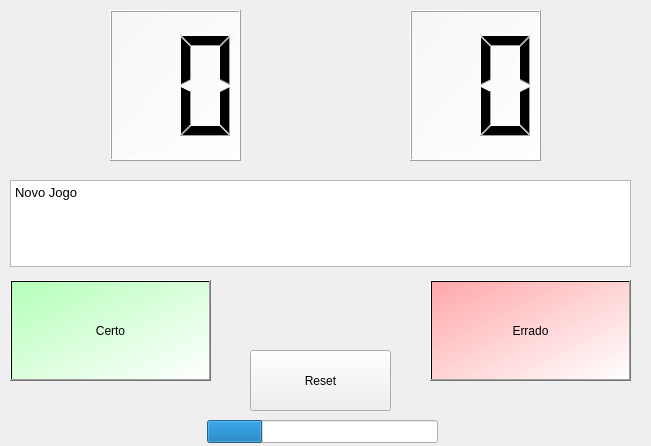
<?xml version="1.0" encoding="UTF-8"?>
<ui version="4.0">
 <class>MainWindow</class>
 <widget class="QMainWindow" name="MainWindow">
  <property name="geometry">
   <rect>
    <x>0</x>
    <y>0</y>
    <width>651</width>
    <height>446</height>
   </rect>
  </property>
  <property name="windowTitle">
   <string>MainWindow</string>
  </property>
  <property name="styleSheet">
   <string notr="true"/>
  </property>
  <widget class="QWidget" name="centralwidget">
   <widget class="QPushButton" name="pushButton">
    <property name="geometry">
     <rect>
      <x>10</x>
      <y>280</y>
      <width>201</width>
      <height>101</height>
     </rect>
    </property>
    <property name="styleSheet">
     <string notr="true">background-color: qlineargradient(spread:pad, x1:0, y1:0, x2:1, y2:1, stop:0 rgba(181, 255, 185, 255), stop:1 rgba(255, 255, 255, 255));</string>
    </property>
    <property name="text">
     <string>Certo</string>
    </property>
   </widget>
   <widget class="QPushButton" name="pushButton_3">
    <property name="geometry">
     <rect>
      <x>250</x>
      <y>350</y>
      <width>141</width>
      <height>61</height>
     </rect>
    </property>
    <property name="text">
     <string>Reset</string>
    </property>
   </widget>
   <widget class="QLCDNumber" name="lcdNumber">
    <property name="geometry">
     <rect>
      <x>110</x>
      <y>10</y>
      <width>131</width>
      <height>151</height>
     </rect>
    </property>
    <property name="font">
     <font>
      <pointsize>8</pointsize>
     </font>
    </property>
    <property name="styleSheet">
     <string notr="true">background-color: qlineargradient(spread:pad, x1:0, y1:0, x2:1, y2:1, stop:0 rgba(255, 255, 255, 124), stop:1 rgba(255, 255, 255, 255));</string>
    </property>
    <property name="digitCount">
     <number>2</number>
    </property>
   </widget>
   <widget class="QTextEdit" name="textEdit">
    <property name="geometry">
     <rect>
      <x>10</x>
      <y>180</y>
      <width>621</width>
      <height>87</height>
     </rect>
    </property>
    <property name="html">
     <string>&lt;!DOCTYPE HTML PUBLIC &quot;-//W3C//DTD HTML 4.0//EN&quot; &quot;http://www.w3.org/TR/REC-html40/strict.dtd&quot;&gt;
&lt;html&gt;&lt;head&gt;&lt;meta name=&quot;qrichtext&quot; content=&quot;1&quot; /&gt;&lt;style type=&quot;text/css&quot;&gt;
p, li { white-space: pre-wrap; }
&lt;/style&gt;&lt;/head&gt;&lt;body style=&quot; font-family:'MS Shell Dlg 2'; font-size:7.8pt; font-weight:400; font-style:normal;&quot;&gt;
&lt;p style=&quot; margin-top:0px; margin-bottom:0px; margin-left:0px; margin-right:0px; -qt-block-indent:0; text-indent:0px;&quot;&gt;&lt;span style=&quot; font-size:10pt;&quot;&gt;Novo Jogo&lt;/span&gt;&lt;/p&gt;&lt;/body&gt;&lt;/html&gt;</string>
    </property>
    <property name="placeholderText">
     <string/>
    </property>
   </widget>
   <widget class="QLabel" name="label">
    <property name="geometry">
     <rect>
      <x>0</x>
      <y>0</y>
      <width>651</width>
      <height>451</height>
     </rect>
    </property>
    <property name="text">
     <string/>
    </property>
    <property name="pixmap">
     <pixmap resource="imagemdefundo.qrc">:/newPrefix/backgroundimage2.jpg</pixmap>
    </property>
    <property name="scaledContents">
     <bool>true</bool>
    </property>
   </widget>
   <widget class="QPushButton" name="pushButton_2">
    <property name="geometry">
     <rect>
      <x>430</x>
      <y>280</y>
      <width>201</width>
      <height>101</height>
     </rect>
    </property>
    <property name="styleSheet">
     <string notr="true">background-color: qlineargradient(spread:pad, x1:0, y1:0, x2:1, y2:1, stop:0 rgba(255, 168, 170, 255), stop:1 rgba(255, 255, 255, 255));</string>
    </property>
    <property name="text">
     <string>Errado</string>
    </property>
   </widget>
   <widget class="QProgressBar" name="progressBar">
    <property name="geometry">
     <rect>
      <x>207</x>
      <y>420</y>
      <width>231</width>
      <height>23</height>
     </rect>
    </property>
    <property name="maximum">
     <number>100</number>
    </property>
    <property name="value">
     <number>24</number>
    </property>
    <property name="textVisible">
     <bool>false</bool>
    </property>
   </widget>
   <widget class="QLCDNumber" name="lcdNumber_2">
    <property name="geometry">
     <rect>
      <x>410</x>
      <y>10</y>
      <width>131</width>
      <height>151</height>
     </rect>
    </property>
    <property name="font">
     <font>
      <pointsize>8</pointsize>
     </font>
    </property>
    <property name="styleSheet">
     <string notr="true">background-color: qlineargradient(spread:pad, x1:0, y1:0, x2:1, y2:1, stop:0 rgba(255, 255, 255, 124), stop:1 rgba(255, 255, 255, 255));</string>
    </property>
    <property name="digitCount">
     <number>2</number>
    </property>
   </widget>
   <zorder>label</zorder>
   <zorder>pushButton</zorder>
   <zorder>pushButton_3</zorder>
   <zorder>lcdNumber</zorder>
   <zorder>textEdit</zorder>
   <zorder>pushButton_2</zorder>
   <zorder>progressBar</zorder>
   <zorder>lcdNumber_2</zorder>
  </widget>
 </widget>
 <resources>
  <include location="imagemdefundo.qrc"/>
 </resources>
 <connections/>
</ui>
